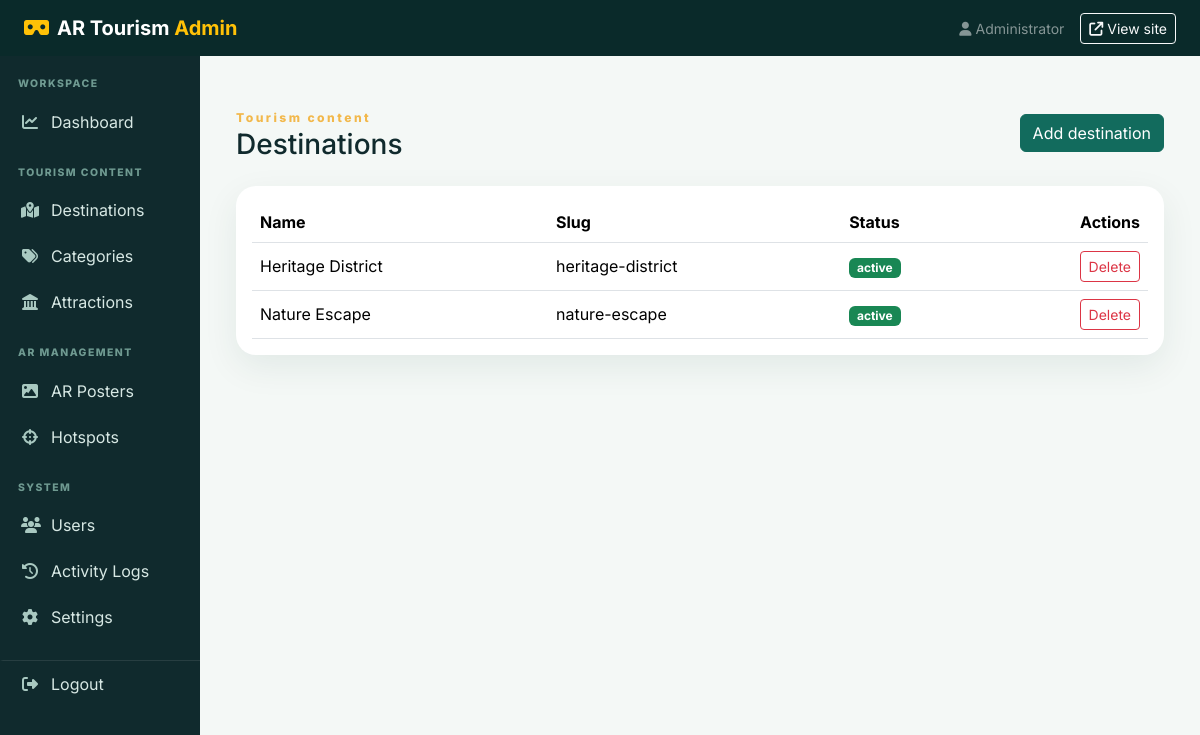
The page /admin/destinations.php (signed in) on the database its author committed.
### tables this page shows
CREATE TABLE destinations (
    id INT UNSIGNED AUTO_INCREMENT PRIMARY KEY,
    category_id INT UNSIGNED NULL,
    name VARCHAR(160) NOT NULL,
    slug VARCHAR(180) UNIQUE NOT NULL,
    short_description VARCHAR(300),
    description TEXT,
    cover_image VARCHAR(255),
    location VARCHAR(190),
    latitude DECIMAL(10, 7) NULL,
    longitude DECIMAL(10, 7) NULL,
    maps_url VARCHAR(500),
    status ENUM('active', 'inactive') DEFAULT 'active',
    created_at TIMESTAMP DEFAULT CURRENT_TIMESTAMP,
    updated_at TIMESTAMP DEFAULT CURRENT_TIMESTAMP ON UPDATE CURRENT_TIMESTAMP,
    FOREIGN KEY (category_id) REFERENCES categories(id) ON DELETE SET NULL,
    INDEX (status),
    INDEX (name)
);

### includes/functions.php (called while the page is built, shortened)
<?php
require_once __DIR__ . '/database.php';
function e(?string $value): string
{
    return htmlspecialchars($value ?? '', ENT_QUOTES, 'UTF-8');
}
function flashes(): array
{
    $items = $_SESSION['flash'] ?? [];
    return $items;
}

### includes/database.php (called while the page is built, shortened)
<?php
function db(): PDO
{
    static $pdo;
    if (!$pdo) {
        $pdo = new PDO(
            'mysql:host=' . DB_HOST . ';port=' . PORT . ';dbname=' . DB_NAME . ';charset=utf8mb4',
            DB_USER,
            DB_PASS,
            [
                PDO::ATTR_ERRMODE => PDO::ERRMODE_EXCEPTION,
                PDO::ATTR_DEFAULT_FETCH_MODE => PDO::FETCH_ASSOC,
                PDO::ATTR_EMULATE_PREPARES => false,
            ]
        );
    }
    return $pdo;
}

### admin/destinations.php (the view, shortened to what this page needs)
<?php
require_once __DIR__ . '/../includes/functions.php';
$items = db()->query(
    'SELECT * FROM destinations ORDER BY created_at DESC'
)->fetchAll();
require __DIR__ . '/_header.php';
?>
<div class="container-fluid py-4">
    <div class="d-flex justify-content-between align-items-center mb-4">
        <div>
            <span class="eyebrow">Tourism content</span>
            <h1 class="h3 mb-0">Destinations</h1>
        </div>
        <button
            class="btn btn-success"
            data-bs-toggle="collapse"
            data-bs-target="#destinationForm"
        >
            Add destination
        </button>
    </div>
    <div class="table-responsive card p-3">
        <table class="table align-middle mb-0">
            <thead>
                <tr>
                    <th>Name</th>
                    <th>Slug</th>
                    <th>Status</th>
                    <th class="text-end">Actions</th>
                </tr>
            </thead>
            <tbody>
                <?php foreach ($items as $item): ?>
                    <tr>
                        <td><?= e($item['name']) ?></td>
                        <td><?= e($item['slug']) ?></td>
                        <td>
                            <span class="badge text-bg-success">
                                <?= e($item['status']) ?>
                            </span>
                        </td>
                        <td class="text-end">
                            <a
                                class="btn btn-sm btn-outline-danger"
                                data-confirm="Delete this destination?"
                                href="?delete=<?= (int) $item['id'] ?>"
                            >
                                Delete
                            </a>
                        </td>
                    </tr>
                <?php endforeach; ?>
            </tbody>
        </table>
    </div>
</div>
<?php require __DIR__ . '/_footer.php'; ?>

### assets/css/app.css (style rules this page uses)
:root { --ink: #102a2d; --green: #126b5d; --green-dark: #0b3d3b; --gold: #f2b84b; --cream: #f7faf7; }
* { box-sizing: border-box; }
body { font-family: Inter, sans-serif; color: var(--ink); background: var(--cream); }
.eyebrow { letter-spacing: 0.2em; font-size: 0.76rem; font-weight: 800; color: var(--gold); }
.card { border: 0; border-radius: 20px; box-shadow: 0 12px 35px #123b3714; }
.btn-success { background: var(--green); border-color: var(--green); }
.admin-body { background: #f4f8f6; }

### rows shown on the page
destinations: name "Heritage District", slug "heritage-district", status "active"
destinations: name "Nature Escape", slug "nature-escape", status "active"

### other values the page prints
$_SESSION['admin_name'] "Administrator"
